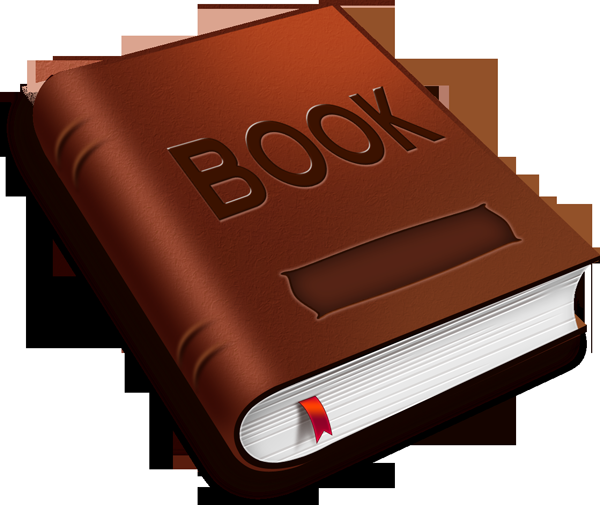
#> input picture lab3/book.png, 600 x 505 px, found by its file name
$ jupyter execute test-edge-vs-corner-vs-contour-book.ipynb
#> lines starting #> are read from the running program, lines starting #| are printed output that depends on the picture; after the words box and inside, x2 and y2 are one past the last pixel; in counts of white or black regions, pixels touching at a corner belong together
for corner detection gray and float

[cell 1]
import cv2 as cv
import numpy as np
import matplotlib.pyplot as plt
imag=cv.imread(r"C:\Users\asus\Desktop\Computer Vision\lab3\book.png")
#> imag is the input picture: shape (505, 600, 3); mean B, G, R 99.5, 110.2, 144.4
image=cv.cvtColor(imag,cv.COLOR_BGR2RGB)
img=cv.cvtColor(image,cv.COLOR_RGB2GRAY)
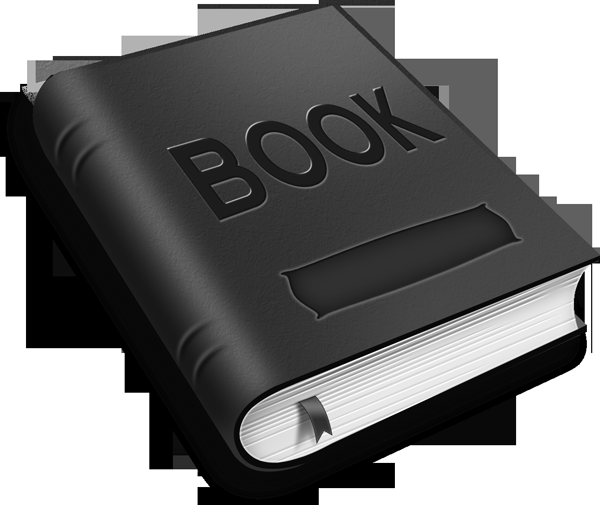
#> img: shape (505, 600); min 0, max 255, mean 119.2
plt.imshow(img,cmap='gray')
img=np.float32(img)#for harris should be float and one channel
corner=cv.cornerHarris(src=img,blockSize=7,ksize=3,k=0.04)
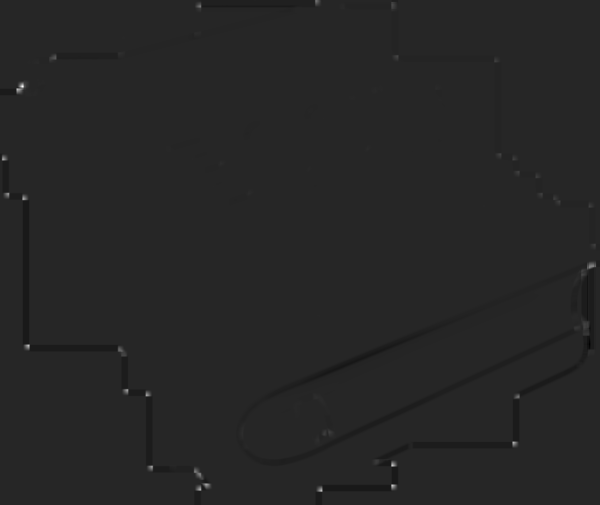
#> corner: shape (505, 600) float32; min -33354002, max 189111440, mean -159101.2; drawn with min black and max white
corner=cv.dilate(corner,None)
image[corner>0.01*corner.max()]=[255,0,0]#or imag ,in plt BGR make problem in color
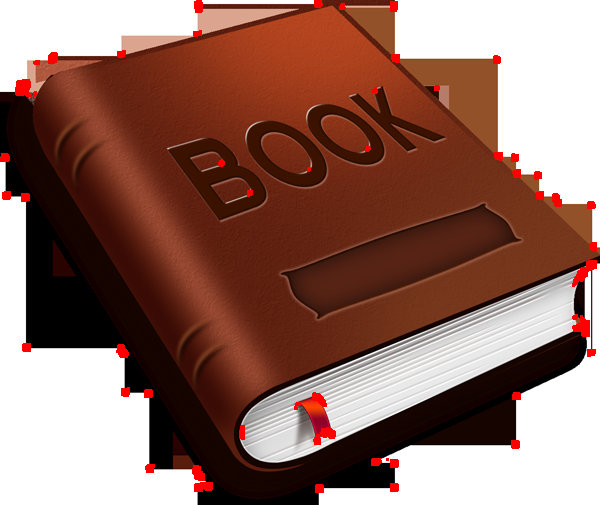
#> image: shape (505, 600, 3); mean R, G, B 145.8, 108.2, 97.6
plt.imshow(image)#or iamge
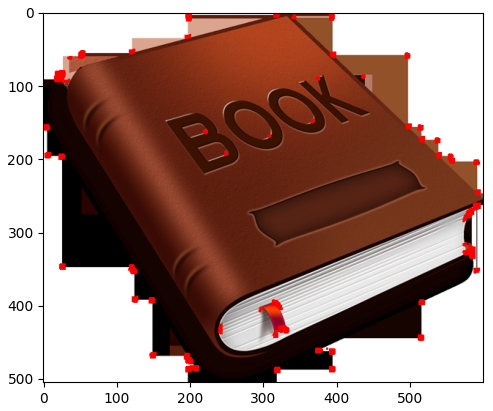
#> figure drawn by matplotlib, 1 panel

for edge detection (gray scale)

[cell 2]
im=cv.imread(r"C:\Users\asus\Desktop\Computer Vision\lab3\book.png")
im=cv.cvtColor(im,cv.COLOR_BGR2RGB)
edges=cv.Canny(image=im,threshold1=127,threshold2=127)
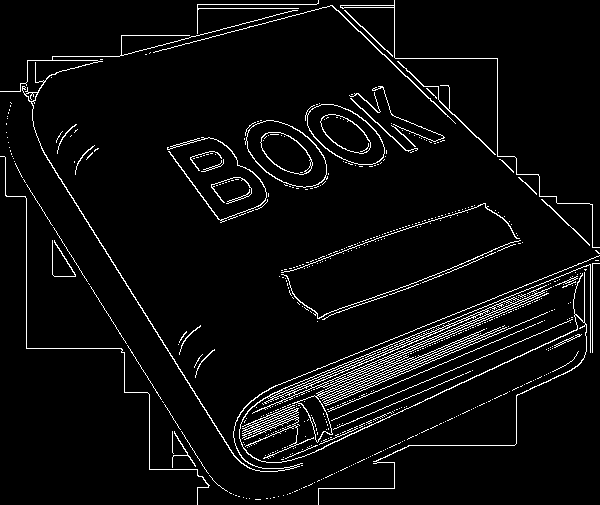
#> edges: shape (505, 600); 4.8% white in thin lines or dots
#edges=cv.blur(edges,ksize=(5,5))
plt.imshow(edges)

[cell 3]
pict=cv.imread(r"C:\Users\asus\Desktop\Computer Vision\lab3\book.png")
picg=cv.cvtColor(pict,cv.COLOR_BGR2GRAY)
plt.imshow(picg,cmap='gray')
contour,her=cv.findContours(picg,cv.RETR_CCOMP,cv.CHAIN_APPROX_SIMPLE)
#> contour = 51 contours, 47 with area under 20; largest, box (x1, y1, x2, y2) and area: (0, 0, 600, 505) 256042, (0, 156, 211, 505) 28572, (52, 239, 76, 277) 456, (576, 303, 585, 321) 80; her = 51 rows, first 6: [1, -1, -1, -1], [2, 0, -1, -1], [-1, 1, 3, -1], [4, -1, -1, 2], [5, 3, -1, 2], [6, 4, -1, 2]
len(contour)
her
#> Out has the same summary as her

[cell 4]
external=np.zeros(picg.shape)
for i in range(len(contour)):
    if her[0][i][3]==-1:
        cv.drawContours(external,contour,i,255,-1)
#> this loop made 51 passes
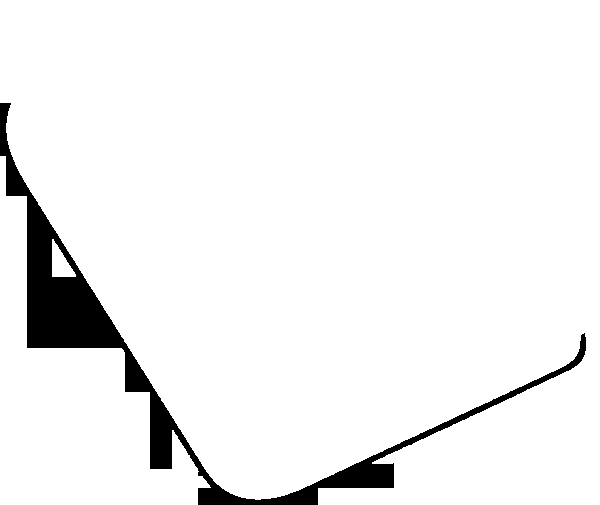
#> external: shape (505, 600) float64; 94.7% white; 1 black region, box (x1, y1, x2, y2) and area: (0, 103, 586, 505) 15982
plt.imshow(external,cmap='gray')

[cell 5]
internal=np.zeros(picg.shape)
for i in range(len(contour)):
    if her[0][i][3]!=-1:
        cv.drawContours(internal,contour,i,255)
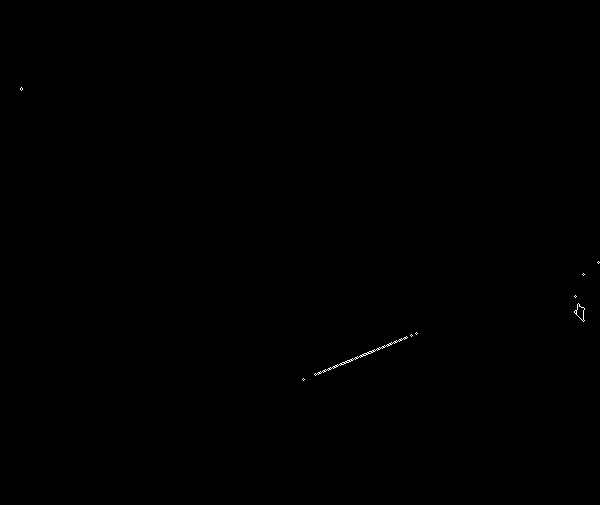
#> internal: shape (505, 600) float64; 0.08% white in thin lines or dots, all inside (x1, y1, x2, y2) = (20, 87, 600, 381)
plt.imshow(internal,cmap='gray')
